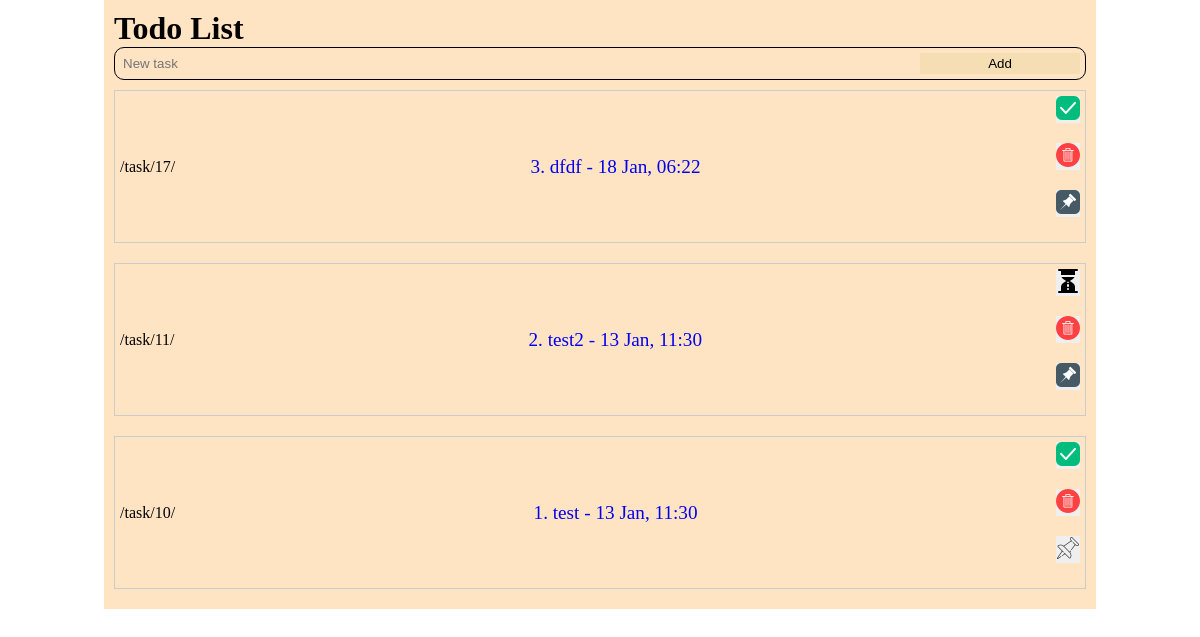
The app's page / (signed in), older data.
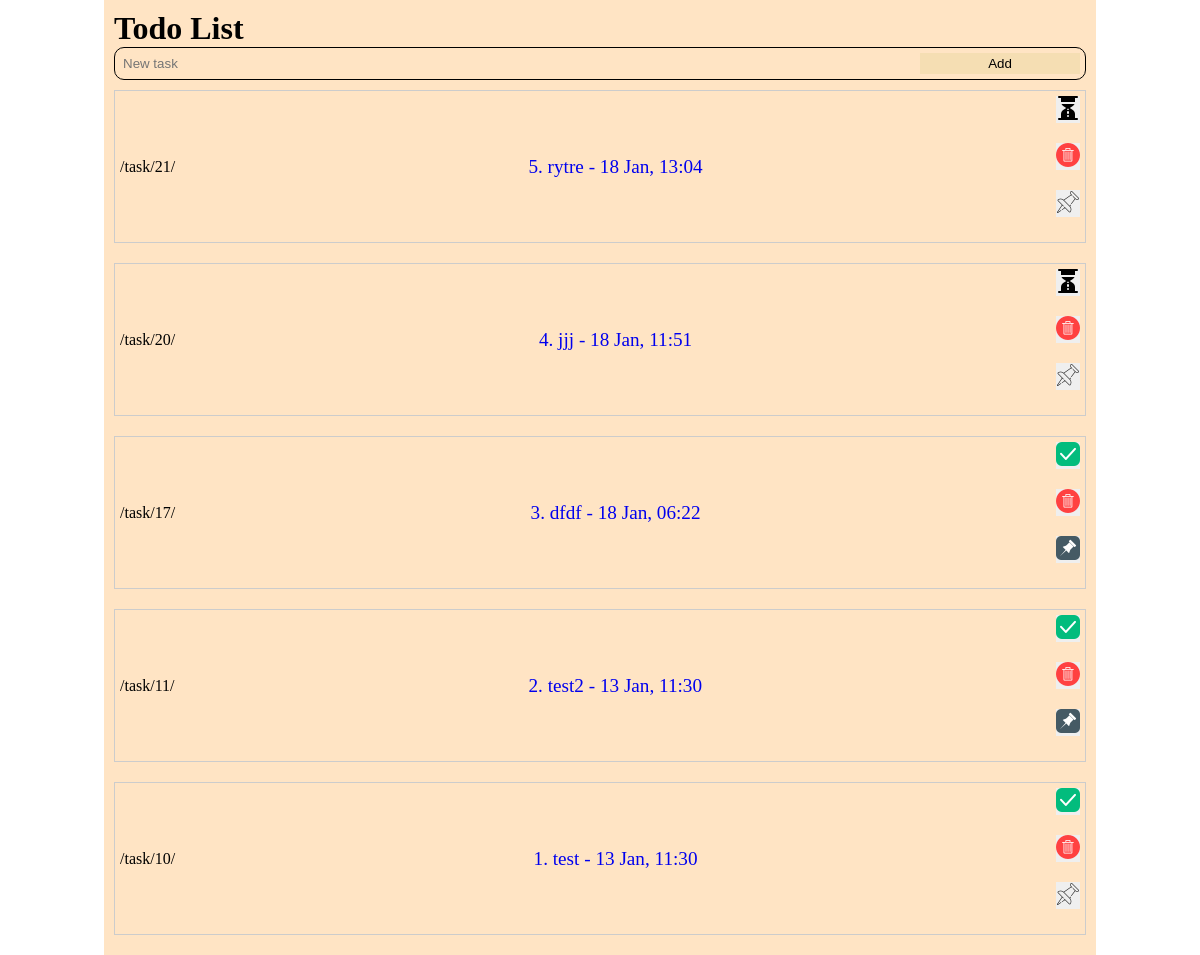
The same page, newer data.
### app/models.py (models this page shows, shortened)
class Task(models.Model):
    todo_list = models.ForeignKey(
        ToDoList,
        on_delete=models.SET_NULL,
        null=True,
        blank=True
    )
    title = models.CharField(max_length=255)
    is_completed = models.BooleanField(default=False)
    is_pinned = models.BooleanField(default=False)
    due_date = models.DateTimeField(null=True, blank=True)
    created_at = models.DateTimeField(auto_now_add=True, null=True, blank=True)
    updated_at = models.DateTimeField(auto_now=True, null=True, blank=True)
    class Meta:
        verbose_name = "Ox"
        verbose_name_plural = "Oxen"
        ordering = [ "created_at"]
    def get_absolute_url(self):
        return reverse("app:task_detail", kwargs={'pk': self.pk})
    def show_due_data(self):
        return self.due_date.strftime("%d %b, %H:%M")

### app/views.py (the view)
class HomePageView(TemplateView):
    template_name = "home.html"
    def get_context_data(self, **kwargs):
        context = super().get_context_data(**kwargs)
        user = self.request.user
        todo_list = get_object_or_404(ToDoList, user=user)
        tasks = Task.objects.filter(todo_list=todo_list).select_related('todo_list')  # Optimallaşdırma
        context["task_list"] = tasks
        return context

### app/templates/home.html (shortened to what this page needs)
{% extends 'base.html' %}
{% load static %}
{% block content %}
<div class="home-page">
    <h1>Todo List</h1>
  <div class="new-task-frame">
    <form action="{% url 'app:create_new_task' %}" method="POST">
        <input type="text" name="task_title" placeholder="New task" required>
        <button type="submit">Add</button>
    </form>
  </div>
    <ul class="task-list">
        {% for task in task_list %}
            <li>
                {{ task.get_absolute_url }}
                <a href="{% url 'app:task_detail' task.pk %}">
                    <p>{{ forloop.counter }}. {{ task.title }} - {{ task.show_due_data }}</p>
                </a>
                <div class="actions">
                    <form action="{% url 'app:toggle_task_status' task.pk %}" method="POST">
                        <button class="icon"  type="submit">
                            {% if task.is_completed %}
                            <img src="{% static 'icons/checkmark.png' %}">
                            {% else %}
                            <img src="{% static 'icons/wait.png' %}">
                            {% endif %}
                        </button>
                    </form>
                    <form  action="{% url 'app:delete_task' task.pk %}" method="POST">
                        <button class="icon" type="submit"><img src="{% static 'icons/delete.png' %}" alt="" width="24px" height="24px"></button>
                    </form>
                    <form action="{% url 'app:change_pin_situation' task.pk %}" method="post">
                        <button class="icon"  type="submit">
                            {% if task.is_pinned %}
                        <img src="{% static 'icons/pin.png' %}" alt="" width="24px" height="24px">
                        {% else %}
                        <img src="{% static 'icons/unpin.png' %}" alt="" width="24px" height="24px">
                        {% endif %}
                        </button>
                    </form>
                </div>
            </li>
        {% empty %}
            <li>No tasks to display.</li>
        {% endfor %}
    </ul>
</div>
{% endblock %}

Row changes from the older to the newer data that the page shows:
changed Task "test2": is_completed: picture added; is_completed: picture removed
added Task: get_absolute_url "/task/20/", title "jjj", show_due_data "18 Jan, 11:51", is_completed False (drawn), is_pinned False (drawn)
added Task: get_absolute_url "/task/21/", title "rytre", show_due_data "18 Jan, 13:04", is_completed False (drawn), is_pinned False (drawn)
